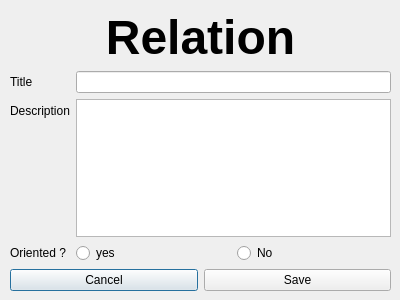
<?xml version="1.0" encoding="UTF-8"?>
<ui version="4.0">
 <class>v_relationform</class>
 <widget class="QDialog" name="v_relationform">
  <property name="geometry">
   <rect>
    <x>0</x>
    <y>0</y>
    <width>400</width>
    <height>300</height>
   </rect>
  </property>
  <property name="windowTitle">
   <string>Relation</string>
  </property>
  <widget class="QWidget" name="verticalLayoutWidget">
   <property name="geometry">
    <rect>
     <x>10</x>
     <y>10</y>
     <width>381</width>
     <height>281</height>
    </rect>
   </property>
   <layout class="QVBoxLayout" name="princpalLayout">
    <item>
     <widget class="QLabel" name="labelWindowTitle">
      <property name="font">
       <font>
        <pointsize>36</pointsize>
        <weight>75</weight>
        <bold>true</bold>
       </font>
      </property>
      <property name="text">
       <string>Relation</string>
      </property>
      <property name="alignment">
       <set>Qt::AlignCenter</set>
      </property>
     </widget>
    </item>
    <item>
     <layout class="QFormLayout" name="formLayout">
      <item row="0" column="0">
       <widget class="QLabel" name="labelTitle">
        <property name="text">
         <string>Title</string>
        </property>
       </widget>
      </item>
      <item row="0" column="1">
       <widget class="QLineEdit" name="lineTitle"/>
      </item>
      <item row="1" column="0">
       <widget class="QLabel" name="labelDesc">
        <property name="text">
         <string>Description</string>
        </property>
       </widget>
      </item>
      <item row="1" column="1">
       <widget class="QTextEdit" name="textEdit"/>
      </item>
      <item row="2" column="0">
       <widget class="QLabel" name="labelOriented">
        <property name="text">
         <string>Oriented ?</string>
        </property>
       </widget>
      </item>
      <item row="2" column="1">
       <layout class="QHBoxLayout" name="btnLayout">
        <item>
         <widget class="QRadioButton" name="btnYes">
          <property name="text">
           <string>yes</string>
          </property>
         </widget>
        </item>
        <item>
         <widget class="QRadioButton" name="btnNo">
          <property name="text">
           <string>No</string>
          </property>
         </widget>
        </item>
       </layout>
      </item>
     </layout>
    </item>
    <item>
     <layout class="QHBoxLayout" name="horizontalLayout">
      <item>
       <widget class="QPushButton" name="btnCancel">
        <property name="text">
         <string>Cancel</string>
        </property>
       </widget>
      </item>
      <item>
       <widget class="QPushButton" name="btnSave">
        <property name="text">
         <string>Save</string>
        </property>
       </widget>
      </item>
     </layout>
    </item>
   </layout>
  </widget>
 </widget>
 <resources/>
 <connections/>
</ui>
